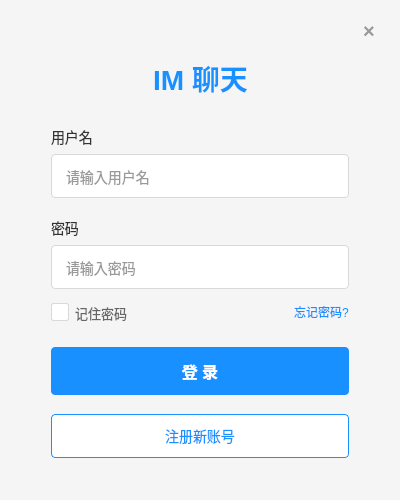
<?xml version="1.0" encoding="UTF-8"?>
<ui version="4.0">
 <class>LoginWindow</class>
 <widget class="QWidget" name="LoginWindow">
  <property name="geometry">
   <rect>
    <x>0</x>
    <y>0</y>
    <width>400</width>
    <height>500</height>
   </rect>
  </property>
  <property name="windowTitle">
   <string>登录</string>
  </property>
  <property name="styleSheet">
   <string notr="true">QWidget {
    background-color: #f5f5f5;
}

QLabel#titleLabel {
    font-size: 28px;
    font-weight: bold;
    color: #1890ff;
}

QLineEdit {
    padding: 12px;
    border: 1px solid #d9d9d9;
    border-radius: 4px;
    font-size: 14px;
    background-color: white;
    color: #333;
}

QLineEdit:focus {
    border: 2px solid #1890ff;
}

QPushButton#loginButton {
    background-color: #1890ff;
    color: white;
    border: none;
    border-radius: 4px;
    padding: 12px;
    font-size: 16px;
    font-weight: bold;
}

QPushButton#loginButton:hover {
    background-color: #40a9ff;
}

QPushButton#loginButton:pressed {
    background-color: #096dd9;
}

QPushButton#registerButton {
    background-color: white;
    color: #1890ff;
    border: 1px solid #1890ff;
    border-radius: 4px;
    padding: 10px;
    font-size: 14px;
}

QPushButton#registerButton:hover {
    background-color: #e6f7ff;
}

QPushButton#closeButton {
    background-color: transparent;
    color: #999;
    border: none;
    font-size: 20px;
    font-weight: bold;
    padding: 5px;
    min-width: 30px;
    min-height: 30px;
}

QPushButton#closeButton:hover {
    background-color: rgba(200, 200, 200, 0.3);
    color: #333;
    border-radius: 4px;
}

QCheckBox {
    font-size: 13px;
    color: #666;
}

QCheckBox::indicator {
    width: 16px;
    height: 16px;
    border: 1px solid #d9d9d9;
    border-radius: 2px;
    background-color: white;
}

QCheckBox::indicator:hover {
    border: 1px solid #1890ff;
}

QCheckBox::indicator:checked {
    background-color: #1890ff;
    border: 1px solid #1890ff;
    image: url(:/images/checkmark.svg);
}

QMessageBox {
    background-color: white;
}

QMessageBox QLabel {
    color: #000;
    font-size: 14px;
}

QMessageBox QPushButton {
    background-color: #1890ff;
    color: white;
    border: none;
    border-radius: 4px;
    padding: 8px 16px;
    min-width: 60px;
}</string>
  </property>
  <layout class="QVBoxLayout" name="verticalLayout">
   <item>
    <layout class="QHBoxLayout" name="topBarLayout">
     <property name="spacing">
      <number>0</number>
     </property>
     <property name="topMargin">
      <number>0</number>
     </property>
     <property name="rightMargin">
      <number>0</number>
     </property>
     <item>
      <spacer name="topBarSpacer">
       <property name="orientation">
        <enum>Qt::Orientation::Horizontal</enum>
       </property>
       <property name="sizeHint" stdset="0">
        <size>
         <width>40</width>
         <height>10</height>
        </size>
       </property>
      </spacer>
     </item>
     <item>
      <widget class="QPushButton" name="closeButton">
       <property name="cursor">
        <cursorShape>PointingHandCursor</cursorShape>
       </property>
       <property name="text">
        <string>×</string>
       </property>
      </widget>
     </item>
    </layout>
   </item>
   <item>
    <layout class="QHBoxLayout" name="logoLayout">
     <item>
      <spacer name="logoLeftSpacer">
       <property name="orientation">
        <enum>Qt::Orientation::Horizontal</enum>
       </property>
       <property name="sizeHint" stdset="0">
        <size>
         <width>40</width>
         <height>20</height>
        </size>
       </property>
      </spacer>
     </item>
     <item>
      <widget class="QLabel" name="titleLabel">
       <property name="text">
        <string>IM 聊天</string>
       </property>
       <property name="alignment">
        <set>Qt::AlignmentFlag::AlignCenter</set>
       </property>
      </widget>
     </item>
     <item>
      <spacer name="logoRightSpacer">
       <property name="orientation">
        <enum>Qt::Orientation::Horizontal</enum>
       </property>
       <property name="sizeHint" stdset="0">
        <size>
         <width>40</width>
         <height>20</height>
        </size>
       </property>
      </spacer>
     </item>
    </layout>
   </item>
   <item>
    <spacer name="titleSpacer">
     <property name="orientation">
      <enum>Qt::Orientation::Vertical</enum>
     </property>
     <property name="sizeHint" stdset="0">
      <size>
       <width>20</width>
       <height>30</height>
      </size>
     </property>
    </spacer>
   </item>
   <item>
    <layout class="QVBoxLayout" name="formLayout">
     <property name="leftMargin">
      <number>40</number>
     </property>
     <property name="rightMargin">
      <number>40</number>
     </property>
     <item>
      <widget class="QLabel" name="usernameLabel">
       <property name="styleSheet">
        <string notr="true">font-size: 14px; color: #333;</string>
       </property>
       <property name="text">
        <string>用户名</string>
       </property>
      </widget>
     </item>
     <item>
      <widget class="QLineEdit" name="usernameEdit">
       <property name="placeholderText">
        <string>请输入用户名</string>
       </property>
      </widget>
     </item>
     <item>
      <spacer name="usernameSpacer">
       <property name="orientation">
        <enum>Qt::Orientation::Vertical</enum>
       </property>
       <property name="sizeHint" stdset="0">
        <size>
         <width>20</width>
         <height>15</height>
        </size>
       </property>
      </spacer>
     </item>
     <item>
      <widget class="QLabel" name="passwordLabel">
       <property name="styleSheet">
        <string notr="true">font-size: 14px; color: #333;</string>
       </property>
       <property name="text">
        <string>密码</string>
       </property>
      </widget>
     </item>
     <item>
      <widget class="QLineEdit" name="passwordEdit">
       <property name="placeholderText">
        <string>请输入密码</string>
       </property>
      </widget>
     </item>
     <item>
      <spacer name="passwordSpacer">
       <property name="orientation">
        <enum>Qt::Orientation::Vertical</enum>
       </property>
       <property name="sizeHint" stdset="0">
        <size>
         <width>20</width>
         <height>10</height>
        </size>
       </property>
      </spacer>
     </item>
     <item>
      <layout class="QHBoxLayout" name="optionsLayout">
       <item>
        <widget class="QCheckBox" name="rememberCheckBox">
         <property name="text">
          <string>记住密码</string>
         </property>
        </widget>
       </item>
       <item>
        <spacer name="optionsSpacer">
         <property name="orientation">
          <enum>Qt::Orientation::Horizontal</enum>
         </property>
         <property name="sizeHint" stdset="0">
          <size>
           <width>40</width>
           <height>20</height>
          </size>
         </property>
        </spacer>
       </item>
       <item>
        <widget class="QLabel" name="forgotLabel">
         <property name="text">
          <string>&lt;a href=&quot;#&quot; style=&quot;color: #1890ff; text-decoration: none;&quot;&gt;忘记密码?&lt;/a&gt;</string>
         </property>
         <property name="textFormat">
          <enum>Qt::TextFormat::RichText</enum>
         </property>
        </widget>
       </item>
      </layout>
     </item>
     <item>
      <spacer name="optionsSpacer2">
       <property name="orientation">
        <enum>Qt::Orientation::Vertical</enum>
       </property>
       <property name="sizeHint" stdset="0">
        <size>
         <width>20</width>
         <height>20</height>
        </size>
       </property>
      </spacer>
     </item>
     <item>
      <widget class="QPushButton" name="loginButton">
       <property name="text">
        <string>登 录</string>
       </property>
      </widget>
     </item>
     <item>
      <spacer name="buttonSpacer">
       <property name="orientation">
        <enum>Qt::Orientation::Vertical</enum>
       </property>
       <property name="sizeHint" stdset="0">
        <size>
         <width>20</width>
         <height>15</height>
        </size>
       </property>
      </spacer>
     </item>
     <item>
      <widget class="QPushButton" name="registerButton">
       <property name="text">
        <string>注册新账号</string>
       </property>
      </widget>
     </item>
    </layout>
   </item>
   <item>
    <spacer name="bottomSpacer">
     <property name="orientation">
      <enum>Qt::Orientation::Vertical</enum>
     </property>
     <property name="sizeType">
      <enum>QSizePolicy::Policy::Expanding</enum>
     </property>
     <property name="sizeHint" stdset="0">
      <size>
       <width>20</width>
       <height>40</height>
      </size>
     </property>
    </spacer>
   </item>
  </layout>
 </widget>
 <resources/>
 <connections/>
</ui>
